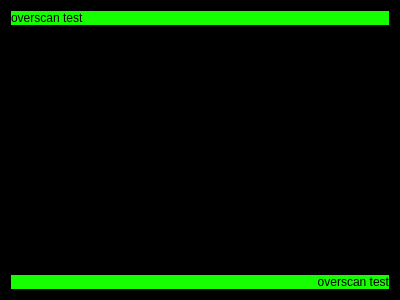
<?xml version="1.0" encoding="UTF-8"?>
<ui version="4.0">
 <class>GreenBorderDialog</class>
 <widget class="QDialog" name="GreenBorderDialog">
  <property name="geometry">
   <rect>
    <x>0</x>
    <y>0</y>
    <width>400</width>
    <height>300</height>
   </rect>
  </property>
  <property name="sizePolicy">
   <sizepolicy hsizetype="Expanding" vsizetype="Preferred">
    <horstretch>0</horstretch>
    <verstretch>0</verstretch>
   </sizepolicy>
  </property>
  <property name="palette">
   <palette>
    <active>
     <colorrole role="Base">
      <brush brushstyle="SolidPattern">
       <color alpha="255">
        <red>255</red>
        <green>255</green>
        <blue>255</blue>
       </color>
      </brush>
     </colorrole>
     <colorrole role="Window">
      <brush brushstyle="SolidPattern">
       <color alpha="255">
        <red>0</red>
        <green>0</green>
        <blue>0</blue>
       </color>
      </brush>
     </colorrole>
    </active>
    <inactive>
     <colorrole role="Base">
      <brush brushstyle="SolidPattern">
       <color alpha="255">
        <red>255</red>
        <green>255</green>
        <blue>255</blue>
       </color>
      </brush>
     </colorrole>
     <colorrole role="Window">
      <brush brushstyle="SolidPattern">
       <color alpha="255">
        <red>0</red>
        <green>0</green>
        <blue>0</blue>
       </color>
      </brush>
     </colorrole>
    </inactive>
    <disabled>
     <colorrole role="Base">
      <brush brushstyle="SolidPattern">
       <color alpha="255">
        <red>0</red>
        <green>0</green>
        <blue>0</blue>
       </color>
      </brush>
     </colorrole>
     <colorrole role="Window">
      <brush brushstyle="SolidPattern">
       <color alpha="255">
        <red>0</red>
        <green>0</green>
        <blue>0</blue>
       </color>
      </brush>
     </colorrole>
    </disabled>
   </palette>
  </property>
  <property name="font">
   <font>
    <pointsize>9</pointsize>
   </font>
  </property>
  <property name="windowTitle">
   <string/>
  </property>
  <property name="autoFillBackground">
   <bool>false</bool>
  </property>
  <layout class="QVBoxLayout" name="verticalLayout">
   <item>
    <widget class="QLabel" name="label_2">
     <property name="sizePolicy">
      <sizepolicy hsizetype="Expanding" vsizetype="Fixed">
       <horstretch>0</horstretch>
       <verstretch>0</verstretch>
      </sizepolicy>
     </property>
     <property name="palette">
      <palette>
       <active>
        <colorrole role="Window">
         <brush brushstyle="SolidPattern">
          <color alpha="255">
           <red>22</red>
           <green>255</green>
           <blue>1</blue>
          </color>
         </brush>
        </colorrole>
       </active>
       <inactive>
        <colorrole role="Window">
         <brush brushstyle="SolidPattern">
          <color alpha="255">
           <red>22</red>
           <green>255</green>
           <blue>1</blue>
          </color>
         </brush>
        </colorrole>
       </inactive>
       <disabled>
        <colorrole role="Window">
         <brush brushstyle="SolidPattern">
          <color alpha="255">
           <red>22</red>
           <green>255</green>
           <blue>1</blue>
          </color>
         </brush>
        </colorrole>
       </disabled>
      </palette>
     </property>
     <property name="autoFillBackground">
      <bool>true</bool>
     </property>
     <property name="text">
      <string>overscan test</string>
     </property>
    </widget>
   </item>
   <item>
    <spacer name="verticalSpacer">
     <property name="orientation">
      <enum>Qt::Vertical</enum>
     </property>
     <property name="sizeHint" stdset="0">
      <size>
       <width>20</width>
       <height>236</height>
      </size>
     </property>
    </spacer>
   </item>
   <item>
    <widget class="Line" name="line">
     <property name="sizePolicy">
      <sizepolicy hsizetype="MinimumExpanding" vsizetype="Fixed">
       <horstretch>0</horstretch>
       <verstretch>0</verstretch>
      </sizepolicy>
     </property>
     <property name="maximumSize">
      <size>
       <width>0</width>
       <height>16777215</height>
      </size>
     </property>
     <property name="orientation">
      <enum>Qt::Horizontal</enum>
     </property>
    </widget>
   </item>
   <item>
    <widget class="QLabel" name="label">
     <property name="sizePolicy">
      <sizepolicy hsizetype="Expanding" vsizetype="Fixed">
       <horstretch>0</horstretch>
       <verstretch>0</verstretch>
      </sizepolicy>
     </property>
     <property name="palette">
      <palette>
       <active>
        <colorrole role="Window">
         <brush brushstyle="SolidPattern">
          <color alpha="255">
           <red>22</red>
           <green>255</green>
           <blue>1</blue>
          </color>
         </brush>
        </colorrole>
       </active>
       <inactive>
        <colorrole role="Window">
         <brush brushstyle="SolidPattern">
          <color alpha="255">
           <red>22</red>
           <green>255</green>
           <blue>1</blue>
          </color>
         </brush>
        </colorrole>
       </inactive>
       <disabled>
        <colorrole role="Window">
         <brush brushstyle="SolidPattern">
          <color alpha="255">
           <red>22</red>
           <green>255</green>
           <blue>1</blue>
          </color>
         </brush>
        </colorrole>
       </disabled>
      </palette>
     </property>
     <property name="autoFillBackground">
      <bool>true</bool>
     </property>
     <property name="text">
      <string>overscan test</string>
     </property>
     <property name="alignment">
      <set>Qt::AlignRight|Qt::AlignTrailing|Qt::AlignVCenter</set>
     </property>
    </widget>
   </item>
  </layout>
 </widget>
 <resources/>
 <connections/>
</ui>
